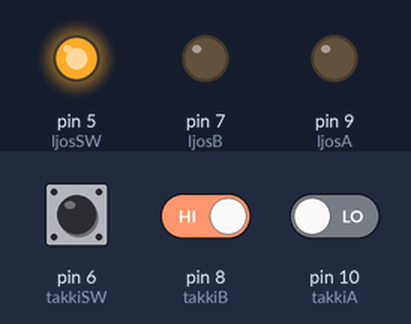
This sketch was run on a simulated Arduino Uno, built with avr-gcc and run on an emulated ATmega328P. On the bench: output pins drawn as LEDs (lit = HIGH). Inputs (shaded band) come from the test bench; at power-on: pin 6 (takkiSW) LOW, pin 8 (takkiB) HIGH, pin 10 (takkiA) LOW.

Above: at 1.2 s.
1.3 s: pin 6 (takkiSW) pulled HIGH for 0.15 s
At 1.7 s:
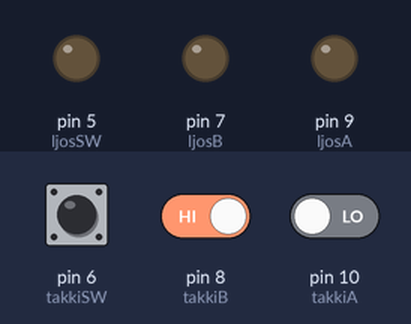
2.9 s: pin 8 (takkiB) driven LOW
At 4.1 s:
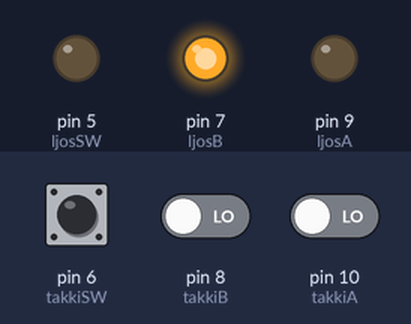
4.4 s: pin 10 (takkiA) driven HIGH
At 5.3 s:
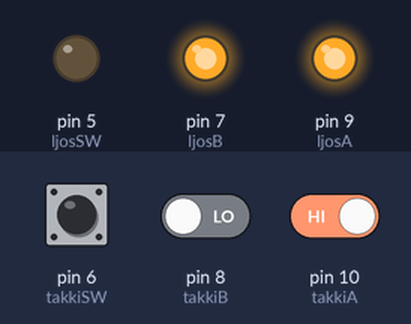
5.9 s: pin 6 (takkiSW) pulled HIGH for 1 s
At 6.4 s:
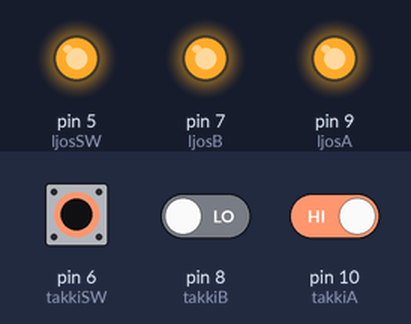
8.4 s: pin 8 (takkiB) driven HIGH
At 9.5 s:
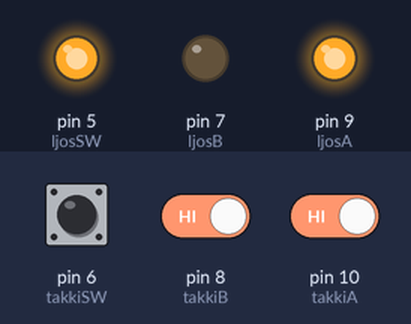
9.9 s: pin 6 (takkiSW) pulled HIGH for 0.15 s
At 10.7 s:
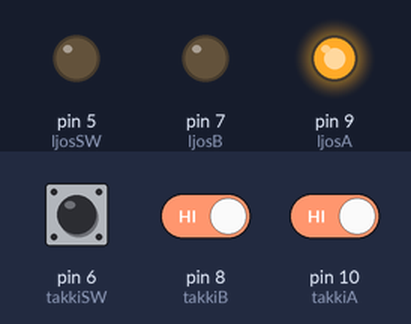
Timing chart, 0 to 12.5 s (numbered marks = the images above; inputs shaded):
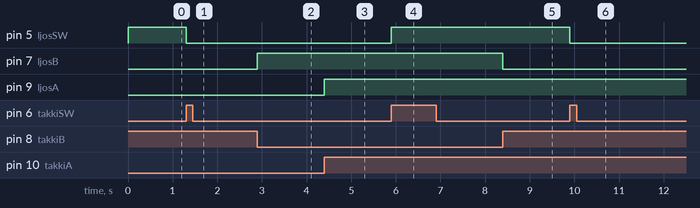

Measured:
- after the input at 1.3 s, pin 5 (ljosSW): HIGH → LOW at once
- after the input at 2.9 s, pin 7 (ljosB): LOW → HIGH at once
- after the input at 4.4 s, pin 9 (ljosA): LOW → HIGH at once
- after the input at 5.9 s, pin 5 (ljosSW): LOW → HIGH at once
- after the input at 8.4 s, pin 7 (ljosB): HIGH → LOW at once
- after the input at 9.9 s, pin 5 (ljosSW): HIGH → LOW at once

The sketch:

takkar.ino
```cpp
int ljosA = 9;
int takkiA = 10;
int ljosB = 7;
int takkiB = 8;
int ljosSW = 5;
int takkiSW = 6;

int takkiA_stada;
int takkiB_stada;

int takkiSW_stada = HIGH;  // Takkinn er tengdur þannig að hann er alltaf HIGH og verður LOW þegar ýtt er á hann.
int takkiSW_stada_adur = LOW;  // Takkinn hefur bara tvær stöður. Ef staðan er núna HIGH þá hefur sí'asta staða þar á undan verið LOW.
int ljosSW_stada = HIGH; // Hér hefur LED-ið bara tvær stöður, kveikt eða slökkt, ef núna er slökkt þá hefur það verið kveikt þar á undan.

void setup() {
  pinMode(ljosA,OUTPUT);
  pinMode(takkiA,INPUT);
  pinMode(ljosB,OUTPUT);
  pinMode(takkiB,INPUT);
  pinMode(ljosSW,OUTPUT);
  pinMode(takkiSW,INPUT);
}

void loop() {
  // Takki A er tengdur þannig að pinni 10 er alltaf með LOW nema þegar ýtt er á takkann þá fær pinni 10 HIGH
  takkiA_stada = digitalRead(takkiA);
  if(takkiA_stada == HIGH) {
  	digitalWrite(ljosA,HIGH);
  } else {
  	digitalWrite(ljosA,LOW);
  }

  // Takki B er tengdur þannig að pinni 8 er alltaf með HIGH nema þegar ýtt er á takkann þá fær pinni 8 LOW
  takkiB_stada = digitalRead(takkiB);
  if(takkiB_stada == LOW) {
  	digitalWrite(ljosB,HIGH);
  } else {
  	digitalWrite(ljosB,LOW);
  }

  // Takki SW er tengdur eins og Takki B þ.e. er alltaf HIGH nema þegar ýtt er á takkann
  takkiSW_stada = digitalRead(takkiSW); // Er almennt HIGH
  // Ef takkiSW er HIGH (sem hann er almennt) og var áður LOW viljum við breyta stöðunni.
  // þetta er gert til að breytingin verði þegar við sleppum takkanum.
  if(takkiSW_stada == HIGH && takkiSW_stada_adur == LOW) {
  //if(takkiSW_stada == LOW) {  // prófaðu að afkommenta þessa línu og kommenta í staðin línuna hér fyrir ofan og sjáðu hvort virkar betur.
    if(ljosSW_stada == HIGH) {
    	ljosSW_stada = LOW;
    } else {
    	ljosSW_stada = HIGH;
    }
  }

  digitalWrite(ljosSW,ljosSW_stada);
  takkiSW_stada_adur = takkiSW_stada;
}
```
